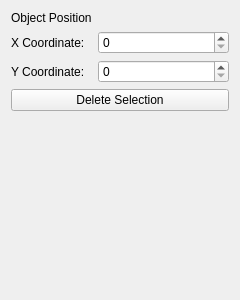
<?xml version="1.0" encoding="UTF-8"?>
<ui version="4.0">
 <class>SelectToolProperties</class>
 <widget class="QWidget" name="SelectToolProperties">
  <property name="geometry">
   <rect>
    <x>0</x>
    <y>0</y>
    <width>240</width>
    <height>300</height>
   </rect>
  </property>
  <property name="windowTitle">
   <string>Form</string>
  </property>
  <layout class="QFormLayout" name="formLayout">
   <property name="fieldGrowthPolicy">
    <enum>QFormLayout::AllNonFixedFieldsGrow</enum>
   </property>
   <item row="1" column="0">
    <widget class="QLabel" name="label">
     <property name="text">
      <string>X Coordinate:</string>
     </property>
    </widget>
   </item>
   <item row="2" column="1">
    <widget class="QSpinBox" name="YCoordinateSpinner"/>
   </item>
   <item row="1" column="1">
    <widget class="QSpinBox" name="XCoordinateSpinner"/>
   </item>
   <item row="2" column="0">
    <widget class="QLabel" name="label_2">
     <property name="text">
      <string>Y Coordinate:</string>
     </property>
    </widget>
   </item>
   <item row="0" column="0">
    <widget class="QLabel" name="label_3">
     <property name="text">
      <string>Object Position</string>
     </property>
    </widget>
   </item>
   <item row="3" column="0" colspan="2">
    <widget class="QPushButton" name="DeleteCastleButton">
     <property name="text">
      <string>Delete Selection</string>
     </property>
    </widget>
   </item>
  </layout>
 </widget>
 <resources/>
 <connections/>
</ui>
